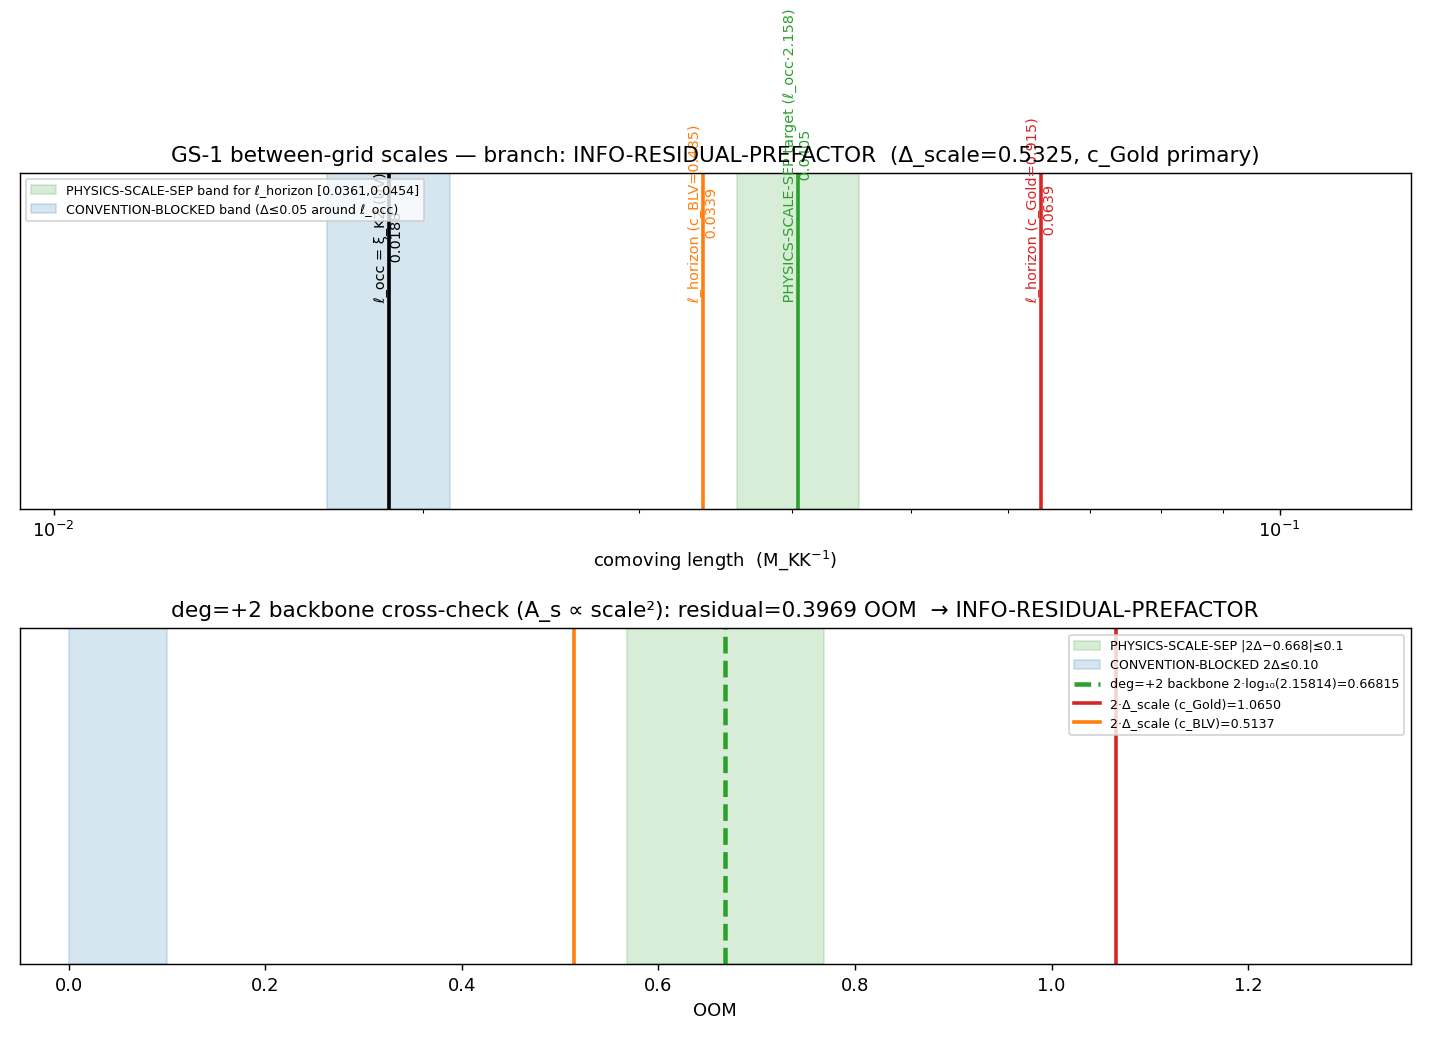

This figure's Python source:
#!/usr/bin/env python3
"""
S117 W1-2 CF-S117-GS-1 — between-grid scale-coincidence sub-discriminator
=========================================================================

Gate: CF-S117-GS-1 ([SIGN])

Adjudicates the A_s grid SELECTION between the two normalization grids of the
0.668-OOM A_s fork:

  ℓ_occ      = ξ_KZ                       [G1: KZ coherence/healing length, UV;
                                           the box-delta/impulse grid, A_s=1.5367e-8]
  ℓ_horizon  = c_s / (aH)|_exit           [G2: acoustic sound-horizon comoving scale,
                                           IR; the TD/ζ (H̃) grid, A_s=3.2994e-9]

Three-branch partition on  Δ_scale = |log₁₀(ℓ_occ) − log₁₀(ℓ_horizon)|:

  CONVENTION-BLOCKED        : Δ_scale ≤ 0.05                      ⇒ scales coincide,
                              fork is a normalization-convention artifact (PASS)
  PHYSICS-SCALE-SEPARATION  : |2·Δ_scale − 0.668| ≤ 0.1          ⇒ two genuine substrate
                              scales whose ratio under deg=+2 IS the fork ⇒ Volovik
                              hydrodynamic selection picks the acoustic-horizon grid (PASS)
  INFO-RESIDUAL-PREFACTOR   : neither                             ⇒ a residual non-scale
                              prefactor exists; deg=+2 transport is not the sole carrier (INFO)

deg=+2 backbone (canonical:717, S93 W7-1; deg_T_BZ_pivot = +2.0, NON-SCALAR):
  A_s ∝ carrier²,  carrier ∝ scale^{+1}  ⇒  A_s ∝ scale^{+2}.
  fork_OOM = log₁₀(A_s_G1/A_s_G2) = 2·log₁₀(2.15814) = 0.66825 (Sage-exact backbone).

[SIGN] item: resolve the carrier↔scale exponent sign. deg_T_BZ_pivot = +2 > 0
  ⇒ carrier ∝ scale^{+1} (sign = +, |±1|=1 the load-bearing magnitude; the near-flat
  sudden-spectrum slope −0.003135 makes the within-grid tilt sub-dominant, so the
  scale-dependence of A_s is carried by the deg=+2 transport, not the tilt).

Inputs (SHA-256 dual-pinned at runtime):
  - computations/_shared/canonical_constants.py
  - computations/session-77/s77_n_pivot_map.npz   (aH|_exit kinematics)
  - script bytes

Output 4-tuple:
  (value=<Δ_scale / branch>, scheme=GRID-SELECTION-DISJOINT-SCALES,
   convention=xi_KZ-coherence(UV)-vs-acoustic-sound-horizon(IR), L_max=N/A)

Classification: PHONONIC. GS-1 asks the substrate which of its two intrinsic
lengths the curvature/a₂-channel (hydrodynamic IR) observable reads at: ℓ_occ
(KZ healing length, UV coherence of the post-transit GGE relic) or ℓ_horizon
(acoustic sound-horizon, IR causal scale of first-sound across the supersonic
transit). These are two substrate-IS lengths the fabric carries, not coordinates
in a container.
"""

from __future__ import annotations

# ---------------------------------------------------------------------------
# Section 2 — Standard imports + path setup (SHARED_DIR before canonical import)
# ---------------------------------------------------------------------------
import hashlib
import json
import os
import sys
import time
from pathlib import Path

SESSION_DIR = Path(__file__).resolve().parent
COMPUTATIONS_DIR = SESSION_DIR.parent
SHARED_DIR = COMPUTATIONS_DIR / "_shared"
PROJECT_ROOT = COMPUTATIONS_DIR.parent
sys.path.insert(0, str(SHARED_DIR))

# ---------------------------------------------------------------------------
# Section 1 — Canonical constants (MANDATORY)
# ---------------------------------------------------------------------------
from canonical_constants import *  # noqa: F401,F403,E402
# Used: xi_KZ_FW, c_Gold, c_BLV, c_fabric, Mach_max_framework, H_fold,
#       dt_transit, deg_T_BZ_pivot

os.environ.setdefault("OMP_NUM_THREADS", "8")   # cpu-cap-OMP8 (two scalar evals)
os.environ.setdefault("MKL_NUM_THREADS", "8")
import numpy as np  # noqa: E402
import matplotlib  # noqa: E402
matplotlib.use("Agg")
import matplotlib.pyplot as plt  # noqa: E402

# ---------------------------------------------------------------------------
# Section 3 — Pre-registration
# ---------------------------------------------------------------------------

SESSION = "S117"                                                   # (local)
GATE_ID = "CF-S117-GS-1"                                           # (local)
SCHEME = "GRID-SELECTION-DISJOINT-SCALES"                          # (local)
CONVENTION = "xi_KZ-coherence-UV-vs-acoustic-sound-horizon-IR"     # (local)
L_MAX = "N/A"                                                      # (local)

# Pre-registered branch thresholds (SOURCE-RECON log-OOM bands)
CONV_BLOCKED_TOL = 0.05                                            # (local) Δ_scale ≤ 0.05
SCALE_SEP_TOL = 0.10                                               # (local) |2Δ−0.668| ≤ 0.1
BACKBONE_FAIL_TOL = 1.0                                            # (local) |2Δ−0.668| > 1 ⇒ FAIL
BACKBONE_RELTOL = 1e-6                                             # (local) Sage-exact identity check

# Fork anchors (the two A_s grid values; 1-1 substitution-chain inputs)
A_s_G1 = 1.5367e-8                                                 # (local) box-delta/impulse, ξ_KZ grid (+0.864)
A_s_G2 = 3.2994e-9                                                 # (local) TD/ζ (H̃) grid (+0.196)

# Output destinations
OUT_NPZ = SESSION_DIR / "s117_gs1_grid_selection.npz"
OUT_PNG = SESSION_DIR / "s117_gs1_grid_selection.png"

S77_NPZ = COMPUTATIONS_DIR / "session-77" / "s77_n_pivot_map.npz"

INPUT_FILES = [
    SHARED_DIR / "canonical_constants.py",
    S77_NPZ,
]


# ---------------------------------------------------------------------------
# Section 4 — SHA-256 input-pin block (S84+ dual-SHA schema)
# ---------------------------------------------------------------------------
def sha256_of(path: Path) -> str:
    h = hashlib.sha256()  # (local)
    try:
        h.update(path.read_bytes())
    except OSError:
        return ""
    return h.hexdigest()


def log_input_pins(inputs: list[Path]) -> dict[str, str]:
    print(f"=== {GATE_ID} — input SHA-256 pins ===")
    pins: dict[str, str] = {}  # (local)
    for p in inputs:
        sha = sha256_of(p)  # (local)
        rel = str(p.relative_to(PROJECT_ROOT)).replace("\\", "/")  # (local)
        print(f"  {rel}: {sha[:16]}...")
        pins[rel] = sha
    return pins


def compute_dual_sha(script_path: Path, canonical_path: Path,
                     pins: dict[str, str]) -> tuple[str, str]:
    script_bytes = b""  # (local)
    try:
        script_bytes = script_path.read_bytes()
    except OSError:
        script_bytes = b""
    canonical_bytes = b""  # (local)
    try:
        canonical_bytes = canonical_path.read_bytes()
    except OSError:
        canonical_bytes = b""
    pinmap_json = json.dumps(dict(sorted(pins.items())),
                             separators=(",", ":"), sort_keys=True).encode("utf-8")  # (local)
    h_audit = hashlib.sha256()  # (local)
    h_audit.update(script_bytes)
    h_audit.update(canonical_bytes)
    h_audit.update(pinmap_json)
    audit = h_audit.hexdigest()  # (local)
    h_content = hashlib.sha256()  # (local)
    h_content.update(script_bytes)
    content = h_content.hexdigest()  # (local)
    return audit, content


# ---------------------------------------------------------------------------
# Section 5 — Compute
# ---------------------------------------------------------------------------
def compute() -> dict:
    # --- Def 1: ℓ_occ = ξ_KZ (UV coherence / healing length) -----------------
    l_occ = xi_KZ_FW                                            # (local) M_KK^-1

    # --- Def 2: c_s = transit-frame sound speed -----------------------------
    # Plan-pinned canonical sound-speed identification = c_Gold (Goldstone
    # first-sound). The Mach relation Mach = v_transit/c_s (canonical:2505)
    # then FIXES the implied transit velocity v_transit = Mach·c_s.
    c_s_primary = c_Gold                                        # (local) 0.915  PRIMARY (plan-pin)
    c_s_crosscheck = c_BLV                                      # (local) 0.485  post-fold GGE scalar c_s
    Mach = Mach_max_framework                                   # (local) 13.75
    v_transit_implied = Mach * c_s_primary                      # (local) Mach·c_Gold (consistency)

    # --- Def 4: (aH)|_exit from the transit kinematics ----------------------
    # H·dt_transit consistency (plan-pin 0.663): H_fold·dt_transit
    H_dt = H_fold * dt_transit                                  # (local) ≈ 0.663
    # s77 exit kinematics: at horizon exit k = aH, so (aH)|_exit = k_pivot.
    d77 = np.load(S77_NPZ, allow_pickle=True)                   # (local)
    k_pivot = float(d77["k_pivot_com_fold"])                    # (local) 14.3111 M_KK
    k_over_aH_fold = float(d77["k_over_aH_fold"])               # (local) 14.6721 (~14.7)
    a_exit = float(d77["pivot_a_at_exit"])                      # (local) 22.6105
    H_exit = float(d77["pivot_H_at_exit"])                      # (local) 0.63294
    aH_exit_from_product = a_exit * H_exit                      # (local) exit-kinematics product
    aH_exit = k_pivot                                           # (local) (aH)|_exit = k_pivot (exit: aH=k)
    aH_fold = k_pivot / k_over_aH_fold                          # (local) 0.9754 (cross-check, fold)
    # consistency of the two exit routes (should match to ~1e-5)
    exit_route_reldev = abs(aH_exit_from_product - k_pivot) / k_pivot   # (local)

    # --- Def 3: ℓ_horizon = c_s/(aH)|_exit (comoving acoustic sound horizon)
    # dimension: [c_s]=M_KK^0 (velocity), [aH]=M_KK ⇒ ℓ_horizon in M_KK^-1 (length).
    l_horizon_primary = c_s_primary / aH_exit                  # (local) M_KK^-1
    l_horizon_crosscheck = c_s_crosscheck / aH_exit            # (local) M_KK^-1

    # --- Def 5: Δ_scale ------------------------------------------------------
    dscale_primary = abs(np.log10(l_occ) - np.log10(l_horizon_primary))      # (local)
    dscale_crosscheck = abs(np.log10(l_occ) - np.log10(l_horizon_crosscheck))  # (local)

    # --- deg=+2 backbone -----------------------------------------------------
    deg = deg_T_BZ_pivot                                        # (local) +2.0
    fork_ratio = A_s_G1 / A_s_G2                                # (local) 4.6575
    fork_OOM = np.log10(fork_ratio)                            # (local) 0.66825
    carrier_ratio = np.sqrt(fork_ratio)                        # (local) 2.15813
    backbone_2log = 2.0 * np.log10(carrier_ratio)             # (local) = fork_OOM by identity
    # Sage-exact identity: 2·log10(sqrt(r)) == log10(r). rel-dev → machine ε.
    backbone_identity_reldev = abs(backbone_2log - fork_OOM) / abs(fork_OOM)  # (local)

    two_dscale_primary = 2.0 * dscale_primary                   # (local)
    two_dscale_crosscheck = 2.0 * dscale_crosscheck            # (local)
    backbone_resid_primary = abs(two_dscale_primary - fork_OOM)         # (local)
    backbone_resid_crosscheck = abs(two_dscale_crosscheck - fork_OOM)   # (local)

    # --- [SIGN]: carrier↔scale exponent --------------------------------------
    # A_s ∝ carrier² and deg ≡ d(ln A_s)/d(ln scale) = 2·e (e = carrier exponent).
    # deg = +2 ⇒ e = +1 ⇒ carrier ∝ scale^{+1}; sign(e) = + (consistent with deg>0).
    carrier_exponent = deg / 2.0                               # (local) +1.0
    carrier_sign = "+" if carrier_exponent > 0 else "-"        # (local)
    sign_consistent_with_deg = (carrier_exponent > 0) == (deg > 0)  # (local) True

    # --- required-c_s window for PHYSICS-SCALE-SEPARATION (transparency) ------
    # |2Δ − 0.668| ≤ 0.1  ⇒  Δ ∈ [(fork−0.1)/2, (fork+0.1)/2].
    dscale_lo = (fork_OOM - SCALE_SEP_TOL) / 2.0               # (local)
    dscale_hi = (fork_OOM + SCALE_SEP_TOL) / 2.0               # (local)
    # ℓ_horizon = ℓ_occ·10^{Δ} (IR>UV branch) ⇒ c_s = ℓ_horizon·aH_exit.
    cs_req_lo = (l_occ * 10.0 ** dscale_lo) * aH_exit          # (local)
    cs_req_hi = (l_occ * 10.0 ** dscale_hi) * aH_exit          # (local)
    cs_req_center = (l_occ * 10.0 ** (fork_OOM / 2.0)) * aH_exit  # (local) exact-fork c_s

    # --- 3He-B lab cross-check (V.2; does NOT gate) --------------------------
    # R_scale = ℓ_occ/ℓ_horizon is DIMENSIONLESS ⇒ the S86 W11-1 M_KK→SI length
    # map cancels (numerator and denominator scale by the same factor): the lab
    # twin reads the SAME R_scale. R_scale<1 ⇒ microscopic (UV) below causal (IR).
    R_scale_primary = l_occ / l_horizon_primary                # (local) conversion-invariant
    R_scale_crosscheck = l_occ / l_horizon_crosscheck          # (local)
    lab_corroborates = (R_scale_primary < 1.0)                 # (local) microscopic-below-causal
    lab_sign_contradiction = not lab_corroborates              # (local) FAIL trigger if True

    # --- three-branch partition (on the PRIMARY = c_Gold reading) ------------
    conv_blocked = dscale_primary <= CONV_BLOCKED_TOL          # (local)
    scale_sep = backbone_resid_primary <= SCALE_SEP_TOL        # (local)
    backbone_diverges = backbone_resid_primary > BACKBONE_FAIL_TOL  # (local) FAIL trigger

    if conv_blocked:
        branch = "CONVENTION-BLOCKED"                          # (local)
        magnitude_verdict = "PASS"                             # (local)
    elif scale_sep:
        branch = "PHYSICS-SCALE-SEPARATION"                    # (local)
        magnitude_verdict = "PASS"                             # (local)
    else:
        branch = "INFO-RESIDUAL-PREFACTOR"                     # (local)
        magnitude_verdict = "INFO"                             # (local)

    # FAIL guards: backbone divergence >1 OOM OR lab-sign contradiction.
    fail_triggered = backbone_diverges or lab_sign_contradiction  # (local)
    if fail_triggered:
        branch = "FAIL-MACHINERY-UNSOUND"                      # (local)
        magnitude_verdict = "FAIL"                             # (local)

    sign_verdict = "PASS" if sign_consistent_with_deg else "FAIL"  # (local)
    regime_verdict = "VALID"                                   # (local) closed-form, no breakdown

    # composite collapse (gate-verdicts.md)
    if regime_verdict == "BREAKDOWN" or sign_verdict == "FAIL":
        composite = "FAIL"                                     # (local)
    elif magnitude_verdict == "FAIL" and regime_verdict == "VALID":
        composite = "FAIL"                                     # (local)
    elif magnitude_verdict == "FAIL" and regime_verdict == "MARGINAL":
        composite = "INFO"                                     # (local)
    elif magnitude_verdict == "INFO":
        composite = "INFO"                                     # (local)
    else:
        composite = "PASS"                                     # (local)

    return {
        "l_occ": l_occ,
        "c_s_primary": c_s_primary, "c_s_crosscheck": c_s_crosscheck,
        "Mach": Mach, "v_transit_implied": v_transit_implied, "H_dt": H_dt,
        "k_pivot": k_pivot, "k_over_aH_fold": k_over_aH_fold,
        "a_exit": a_exit, "H_exit": H_exit,
        "aH_exit": aH_exit, "aH_exit_from_product": aH_exit_from_product,
        "aH_fold": aH_fold, "exit_route_reldev": exit_route_reldev,
        "l_horizon_primary": l_horizon_primary,
        "l_horizon_crosscheck": l_horizon_crosscheck,
        "dscale_primary": dscale_primary, "dscale_crosscheck": dscale_crosscheck,
        "deg": deg, "fork_ratio": fork_ratio, "fork_OOM": fork_OOM,
        "carrier_ratio": carrier_ratio, "backbone_2log": backbone_2log,
        "backbone_identity_reldev": backbone_identity_reldev,
        "two_dscale_primary": two_dscale_primary,
        "two_dscale_crosscheck": two_dscale_crosscheck,
        "backbone_resid_primary": backbone_resid_primary,
        "backbone_resid_crosscheck": backbone_resid_crosscheck,
        "carrier_exponent": carrier_exponent, "carrier_sign": carrier_sign,
        "sign_consistent_with_deg": sign_consistent_with_deg,
        "dscale_window_lo": dscale_lo, "dscale_window_hi": dscale_hi,
        "cs_req_lo": cs_req_lo, "cs_req_hi": cs_req_hi, "cs_req_center": cs_req_center,
        "R_scale_primary": R_scale_primary, "R_scale_crosscheck": R_scale_crosscheck,
        "lab_corroborates": lab_corroborates,
        "lab_sign_contradiction": lab_sign_contradiction,
        "conv_blocked": conv_blocked, "scale_sep": scale_sep,
        "backbone_diverges": backbone_diverges, "fail_triggered": fail_triggered,
        "branch": branch,
        "sign_verdict": sign_verdict, "magnitude_verdict": magnitude_verdict,
        "regime_verdict": regime_verdict, "composite": composite,
        "value": dscale_primary,
    }


# ---------------------------------------------------------------------------
# Section 6 — Plot
# ---------------------------------------------------------------------------
def make_plot(R: dict) -> None:
    fig, (ax1, ax2) = plt.subplots(2, 1, figsize=(11, 8))

    # Panel 1 — the two substrate length scales on a log axis -----------------
    l_occ = R["l_occ"]                                          # (local)
    lh_g = R["l_horizon_primary"]                               # (local)
    lh_b = R["l_horizon_crosscheck"]                            # (local)
    target = l_occ * 10.0 ** (R["fork_OOM"] / 2.0)             # (local) PHYSICS-SCALE-SEP target (IR)
    band_lo = l_occ * 10.0 ** R["dscale_window_lo"]            # (local)
    band_hi = l_occ * 10.0 ** R["dscale_window_hi"]            # (local)

    ax1.axvspan(band_lo, band_hi, color="tab:green", alpha=0.18,
                label=f"PHYSICS-SCALE-SEP band for ℓ_horizon [{band_lo:.4f},{band_hi:.4f}]")
    ax1.axvspan(l_occ * 10.0 ** (-CONV_BLOCKED_TOL), l_occ * 10.0 ** CONV_BLOCKED_TOL,
                color="tab:blue", alpha=0.18,
                label="CONVENTION-BLOCKED band (Δ≤0.05 around ℓ_occ)")
    for x, lab, col in [
        (l_occ, "ℓ_occ = ξ_KZ (UV)", "k"),
        (lh_g, f"ℓ_horizon (c_Gold={c_Gold})", "tab:red"),
        (lh_b, f"ℓ_horizon (c_BLV={c_BLV})", "tab:orange"),
        (target, "PHYSICS-SCALE-SEP target (ℓ_occ·2.158)", "tab:green"),
    ]:
        ax1.axvline(x, color=col, lw=2)
        ax1.text(x, 0.6, f" {lab}\n {x:.4f}", rotation=90, va="bottom",
                 ha="center", fontsize=8, color=col)
    ax1.set_xscale("log")
    ax1.set_xlim(min(l_occ, lh_b) * 0.5, max(lh_g, target) * 2.0)
    ax1.set_yticks([])
    ax1.set_xlabel("comoving length  (M_KK$^{-1}$)")
    ax1.set_title(f"GS-1 between-grid scales — branch: {R['branch']}  "
                  f"(Δ_scale={R['dscale_primary']:.4f}, c_Gold primary)")
    ax1.legend(fontsize=7, loc="upper left")

    # Panel 2 — 2·Δ_scale vs the deg=+2 fork backbone -------------------------
    fork = R["fork_OOM"]                                        # (local)
    ax2.axvspan(fork - SCALE_SEP_TOL, fork + SCALE_SEP_TOL, color="tab:green",
                alpha=0.18, label=f"PHYSICS-SCALE-SEP |2Δ−{fork:.3f}|≤0.1")
    ax2.axvspan(0.0, 2 * CONV_BLOCKED_TOL, color="tab:blue", alpha=0.18,
                label="CONVENTION-BLOCKED 2Δ≤0.10")
    ax2.axvline(fork, color="tab:green", lw=2.5, ls="--",
                label=f"deg=+2 backbone 2·log₁₀(2.15814)={fork:.5f}")
    ax2.axvline(R["two_dscale_primary"], color="tab:red", lw=2,
                label=f"2·Δ_scale (c_Gold)={R['two_dscale_primary']:.4f}")
    ax2.axvline(R["two_dscale_crosscheck"], color="tab:orange", lw=2,
                label=f"2·Δ_scale (c_BLV)={R['two_dscale_crosscheck']:.4f}")
    ax2.set_yticks([])
    ax2.set_xlim(-0.05, max(R["two_dscale_primary"], fork) + 0.3)
    ax2.set_xlabel("OOM")
    ax2.set_title("deg=+2 backbone cross-check (A_s ∝ scale²): "
                  f"residual={R['backbone_resid_primary']:.4f} OOM  → {R['branch']}")
    ax2.legend(fontsize=7, loc="upper right")

    fig.tight_layout()
    fig.savefig(OUT_PNG, dpi=130)
    plt.close(fig)


# ---------------------------------------------------------------------------
# Section 7 — verdict payload helper
# ---------------------------------------------------------------------------
def print_verdict_payload(verdict, value, audit_sha, content_sha,
                          sign_verdict, magnitude_verdict, regime_verdict,
                          companion_note="", extra_rows=None):
    payload = {
        "session": int(SESSION.lstrip("Ss")),
        "gate_id": GATE_ID, "verdict": verdict, "value": str(value),
        "scheme": SCHEME, "convention": CONVENTION, "l_max": str(L_MAX),
        "audit_sha256": audit_sha, "content_sha256": content_sha,
        "schema_version": "S84+",
        "sign_verdict": sign_verdict, "magnitude_verdict": magnitude_verdict,
        "regime_verdict": regime_verdict,
    }
    if companion_note:
        payload["companion_note"] = companion_note
    if extra_rows:
        payload["extra_rows"] = list(extra_rows)
    print("<<<EMIT_VERDICT_PAYLOAD>>>")
    print(json.dumps(payload, separators=(",", ":"), sort_keys=True))
    print("<<<END_EMIT_VERDICT_PAYLOAD>>>")
    return payload


# ---------------------------------------------------------------------------
# Section 8 — Main
# ---------------------------------------------------------------------------
def main() -> int:
    t0 = time.time()  # (local)
    pins = log_input_pins(INPUT_FILES)
    script_path = Path(__file__).resolve()  # (local)
    canonical_path = SHARED_DIR / "canonical_constants.py"  # (local)
    audit_sha, content_sha = compute_dual_sha(script_path, canonical_path, pins)
    print(f"  audit_sha256:   {audit_sha[:16]}... (script+canonical+pinmap)")
    print(f"  content_sha256: {content_sha[:16]}... (script only)")
    print()

    R = compute()

    print("--- scale identifications (M_KK^-1) ---")
    print(f"  ℓ_occ = ξ_KZ                       = {R['l_occ']:.10f}")
    print(f"  H·dt_transit (H_fold·dt_transit)  = {R['H_dt']:.6f}  (plan-pin 0.663)")
    print(f"  k_pivot (s77)                     = {R['k_pivot']:.6f}")
    print(f"  (k/aH)|_fold (s77)                = {R['k_over_aH_fold']:.6f}  (~14.7)")
    print(f"  (aH)|_exit = k_pivot              = {R['aH_exit']:.6f}")
    print(f"  (aH)|_exit = a_exit·H_exit        = {R['aH_exit_from_product']:.6f}  "
          f"(reldev {R['exit_route_reldev']:.2e})")
    print(f"  aH|_fold (cross-check)            = {R['aH_fold']:.6f}")
    print(f"  c_s primary  = c_Gold             = {R['c_s_primary']:.4f}  "
          f"(⇒ v_transit = Mach·c_s = {R['v_transit_implied']:.4f})")
    print(f"  c_s crosscheck = c_BLV            = {R['c_s_crosscheck']:.4f}  (post-fold GGE)")
    print(f"  ℓ_horizon (c_Gold)               = {R['l_horizon_primary']:.10f}")
    print(f"  ℓ_horizon (c_BLV)                = {R['l_horizon_crosscheck']:.10f}")
    print("--- Δ_scale + deg=+2 backbone ---")
    print(f"  Δ_scale (c_Gold)                  = {R['dscale_primary']:.6f}  "
          f"(2Δ={R['two_dscale_primary']:.6f})")
    print(f"  Δ_scale (c_BLV)                   = {R['dscale_crosscheck']:.6f}  "
          f"(2Δ={R['two_dscale_crosscheck']:.6f})")
    print(f"  fork_OOM = log10(A_s_G1/A_s_G2)   = {R['fork_OOM']:.6f}  "
          f"= 2·log10({R['carrier_ratio']:.6f})")
    print(f"  backbone identity rel-dev         = {R['backbone_identity_reldev']:.2e}  "
          f"(Sage-exact; tol {BACKBONE_RELTOL:.0e})")
    print(f"  backbone residual (c_Gold)        = {R['backbone_resid_primary']:.6f} OOM")
    print(f"  backbone residual (c_BLV)         = {R['backbone_resid_crosscheck']:.6f} OOM")
    print("--- branch logic ---")
    print(f"  CONVENTION-BLOCKED (Δ≤0.05)?      = {R['conv_blocked']}")
    print(f"  PHYSICS-SCALE-SEP (|2Δ−fork|≤0.1)?= {R['scale_sep']}")
    print(f"  backbone diverges (|2Δ−fork|>1)?  = {R['backbone_diverges']}")
    print(f"  required c_s window [PASS]         = [{R['cs_req_lo']:.4f}, {R['cs_req_hi']:.4f}] "
          f"(center {R['cs_req_center']:.4f}); c_BLV={c_BLV}, c_Gold={c_Gold} straddle the gap")
    print(f"  3He-B lab R_scale (c_Gold)        = {R['R_scale_primary']:.6f}  <1 ⇒ "
          f"micro-below-causal: {R['lab_corroborates']} (conversion-invariant)")
    print(f"  BRANCH                            = {R['branch']}")
    print("--- [SIGN] ---")
    print(f"  deg_T_BZ_pivot                    = {R['deg']:+.1f}")
    print(f"  carrier exponent e = deg/2        = {R['carrier_exponent']:+.1f} "
          f"(carrier ∝ scale^{R['carrier_sign']}1; |e|=1 load-bearing)")
    print(f"  sign consistent with deg>0        = {R['sign_consistent_with_deg']}")
    print()

    make_plot(R)

    np.savez(
        OUT_NPZ,
        **{k: v for k, v in R.items() if not isinstance(v, str)},
        branch=R["branch"], carrier_sign=R["carrier_sign"],
        sign_verdict=R["sign_verdict"], magnitude_verdict=R["magnitude_verdict"],
        regime_verdict=R["regime_verdict"], composite=R["composite"],
        scheme=SCHEME, convention=CONVENTION, gate_id=GATE_ID,
        audit_sha256=audit_sha, content_sha256=content_sha,
    )
    print(f"saved: {OUT_NPZ.name}, {OUT_PNG.name}")

    verdict = R["composite"]  # (local)
    value = (f"{R['branch']}_Dscale={R['dscale_primary']:.4f}_2Dscale={R['two_dscale_primary']:.4f}"
             f"_vs_forkbackbone={R['fork_OOM']:.4f}_resid={R['backbone_resid_primary']:.4f}OOM"
             f"_cGold; cBLV_2Dscale={R['two_dscale_crosscheck']:.4f}_resid={R['backbone_resid_crosscheck']:.4f}"
             f"; reqd_cs=[{R['cs_req_lo']:.3f},{R['cs_req_hi']:.3f}]_gap_between_cBLV{c_BLV}_cGold{c_Gold}"
             f"; Rscale={R['R_scale_primary']:.4f}LT1_micro-below-causal_conv-invariant"
             f"; carrier_exp={R['carrier_sign']}1_deg{R['deg']:+.0f}")  # (local)

    tag = (f"(value={value!r}, scheme={SCHEME}, convention={CONVENTION}, L_max={L_MAX})")  # (local)
    print(tag)
    print_verdict_payload(verdict, value, audit_sha, content_sha,
                          sign_verdict=R["sign_verdict"],
                          magnitude_verdict=R["magnitude_verdict"],
                          regime_verdict=R["regime_verdict"])

    wall = time.time() - t0  # (local)
    print(f"\n=== {GATE_ID}: {verdict} (sign={R['sign_verdict']} "
          f"mag={R['magnitude_verdict']} regime={R['regime_verdict']}; wall {wall:.2f}s) ===")
    return 0


if __name__ == "__main__":
    sys.exit(main())
